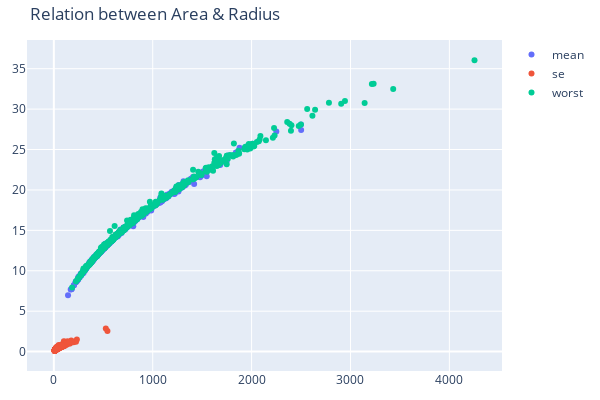

Notebook code cell kept with this figure:
### Code cell
plot.scatter_feature_plot(df, "area", "radius", "Relation between Area & Radius", fields)

### Figure 1 — Plotly figure (JSON) as saved in the notebook; plotly's stock layout.template omitted (floating-point values rounded to 4 significant figures; data arrays with more than 128 entries replaced by an {"elided": "..."} marker saying what was removed)
{"data": [{"mode": "markers", "name": "mean", "type": "scatter", "x": {"elided": "569 float values"}, "y": {"elided": "569 float values"}}, {"mode": "markers", "name": "se", "type": "scatter", "x": {"elided": "569 float values"}, "y": {"elided": "569 float values"}}, {"mode": "markers", "name": "worst", "type": "scatter", "x": {"elided": "569 float values"}, "y": {"elided": "569 float values"}}], "layout": {"height": 400, "margin": {"b": 20, "l": 20, "r": 20, "t": 40}, "title": {"text": "Relation between Area & Radius"}, "width": 600}}
